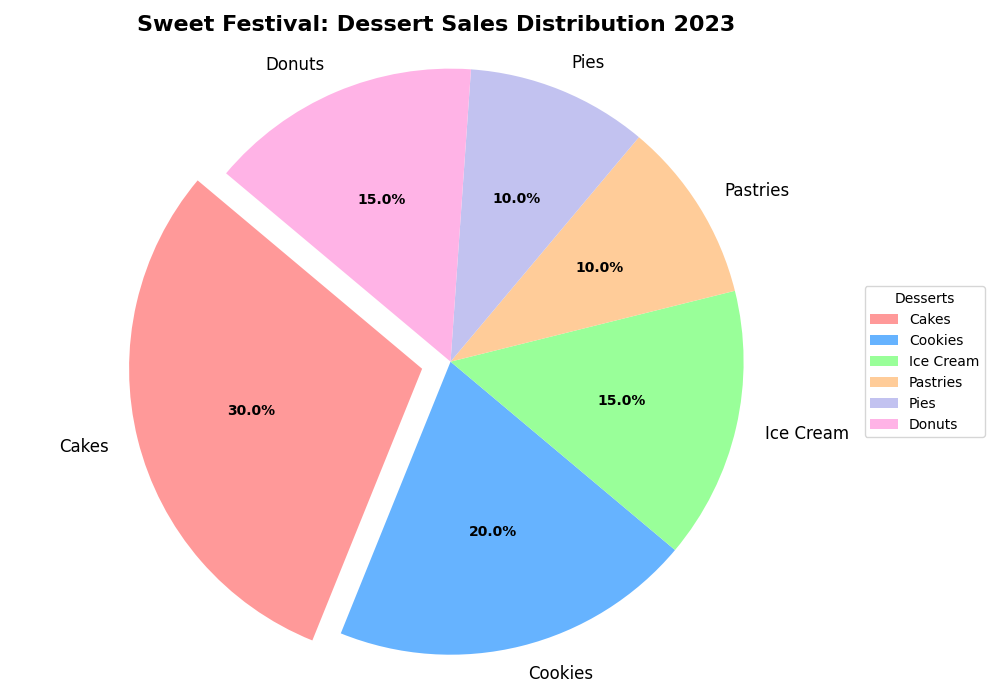

Here is the Python script that generated this plot:
import matplotlib.pyplot as plt

# Defining the backstory:
# Suppose we are analyzing the consumption patterns of different dessert types in a popular city's famous sweet festival. 
# The data represents the percentage share of each dessert type in the total dessert sales.

# Desserts and their percentage share
desserts = ['Cakes', 'Cookies', 'Ice Cream', 'Pastries', 'Pies', 'Donuts']
sales_percentage = [30, 20, 15, 10, 10, 15]  # Summed up to 100%

# Colors for each dessert type
colors = ['#ff9999', '#66b3ff', '#99ff99', '#ffcc99', '#c2c2f0', '#ffb3e6']

# Explode the largest segment (Cakes) for emphasis
explode = (0.1, 0, 0, 0, 0, 0)  # Explode Cakes segment

# Create the pie chart
fig, ax = plt.subplots(figsize=(10, 7))
wedges, texts, autotexts = ax.pie(sales_percentage, labels=desserts, autopct='%1.1f%%', startangle=140,
                                  colors=colors, explode=explode, textprops=dict(color="black", fontsize=12))

# Customizing the percentage text inside the pie chart
plt.setp(autotexts, size=10, weight="bold")

# Set the title
ax.set_title("Sweet Festival: Dessert Sales Distribution 2023", fontsize=16, fontweight='bold')

# Add a legend
ax.legend(wedges, desserts, title="Desserts", loc="center left", bbox_to_anchor=(1, 0, 0.5, 1), fontsize=10)

# Maintain equal aspect ratio to ensure pie is drawn as a circle.
ax.axis('equal')

# Adjust layout to avoid text and chart overlap
plt.tight_layout()

# Show the plot
plt.show()
